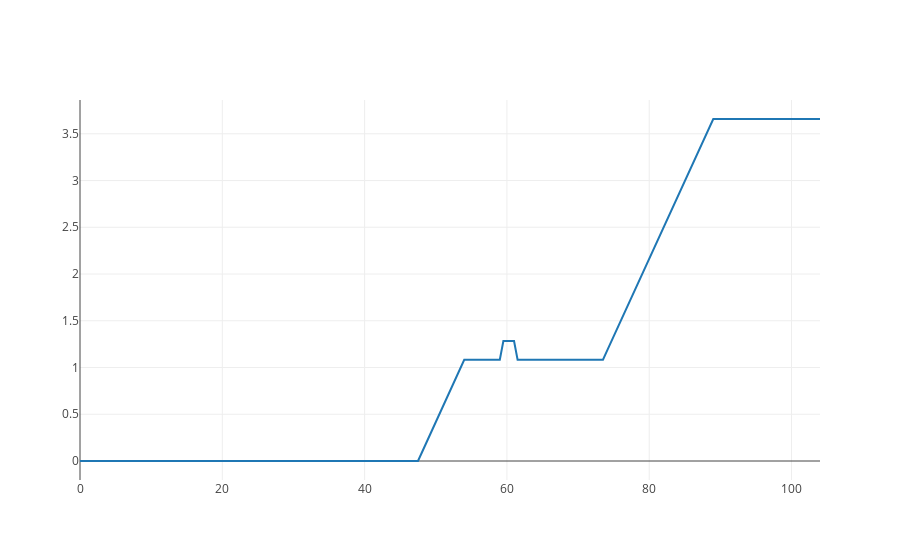

Notebook source saved alongside this figure:
### Markdown cell above
### Plot Pre Cross Section

### Code cell
trace = go.Scatter(
    x = x,
    y = z4)
data = [trace]
iplot(data)

### Figure 1 — Plotly figure (JSON) as saved in the notebook; plotly's stock layout.template omitted (floating-point values rounded to 4 significant figures; data arrays with more than 128 entries replaced by an {"elided": "..."} marker saying what was removed)
{"data": [{"type": "scatter", "uid": "356641e8-2c0a-4e6b-9f62-28ad22e5d934", "x": {"elided": "209 float values"}, "y": {"elided": "209 float values"}}], "layout": {"autosize": true, "xaxis": {"autorange": true, "range": [0, 104], "type": "linear"}, "yaxis": {"autorange": true, "range": [-0.2032, 3.861], "type": "linear"}}}
